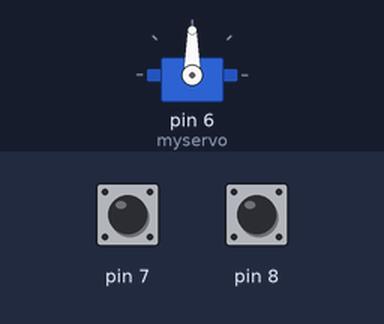
The sketch below on a simulated Arduino Uno, built with avr-gcc and run on an emulated ATmega328P. Parts: servo. The inputs (shaded band) are chosen by the test bench; at power-on: pin 7 HIGH, pin 8 HIGH.

Above: at 1.2 s.
1.3 s: pin 7 pulled LOW for 0.15 s
At 1.9 s:
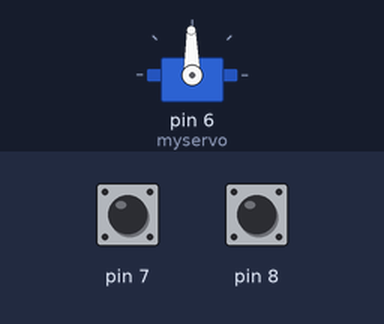
2.9 s: pin 7 pulled LOW for 1 s
At 3.2 s:
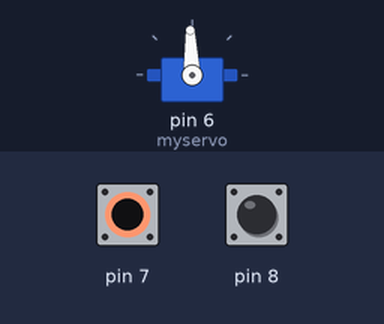
Timing chart, 0 to 5.9 s (numbered marks = the images above; inputs shaded):
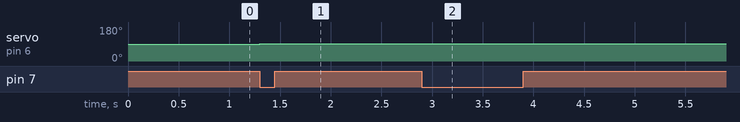

The sketch:

que2_1.ino
```cpp
#include <Servo.h>

Servo myservo;
int servoPosition = 90;
int switch7State = 0;
int switch8State = 0;
int lastSwitch7State = 0;
int lastSwitch8State = 0;

void setup() {
  myservo.attach(6);
  pinMode(7, INPUT_PULLUP);
  pinMode(8, INPUT_PULLUP);
}

void loop() {

  switch7State = digitalRead(7);


  if (switch7State != lastSwitch7State) {
    if (switch7State == LOW) {
      servoPosition++;
      if (servoPosition > 180) {
        servoPosition = 180;
      }
      myservo.write(servoPosition);
    }
  }
  lastSwitch7State = switch7State;


  switch8State = digitalRead(8);


  if (switch8State != lastSwitch8State) {
    if (switch8State == LOW) {
      servoPosition--;
      if (servoPosition < 0) {
        servoPosition = 0;
      }
      myservo.write(servoPosition);
    }
  }
  lastSwitch8State = switch8State;
}
```

Measured:
- after the input at 1.3 s, servo on pin 6 (myservo): 90° → 91° at once
- after the input at 2.9 s, servo on pin 6 (myservo): 91° → 92° at once
